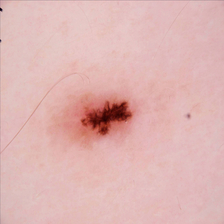
#> input picture tests/test.jpg, 224 x 224 px
$ python -i preprocess.py   (imports and definitions only)   (older library calls are emulated)
#> lines starting #> are read from the running program, lines starting #| are printed output that depends on the picture; after the words box and inside, x2 and y2 are one past the last pixel; in counts of white or black regions, pixels touching at a corner belong together
#> further down, picture is the input picture: shape (224, 224, 3); mean B, G, R 179.3, 181.2, 222.8
import cv2

class Preprocess:


    def process(self,
                image,
                ksize=5,
                canny_low=100,
                canny_high=200,
                canny_aperture=3,
                mode='canny_sobel'):
        """
        Processes an image using Canny, Sobel, or both combined, depending on the mode.

        :param image: Input image
        :param ksize: Kernel size for the Sobel operator
        :param canny_low: Lower threshold for the Canny edge detector
        :param canny_high: Higher threshold for the Canny edge detector
        :param canny_aperture: Aperture size for the Canny operator
        :param mode: Processing mode ('canny', 'sobel', or 'canny_sobel')
        :return: Processed image magnitude
        """
#> called with ksize = 5, canny_low = 100, canny_high = 200, canny_aperture = 3, mode = 'canny_sobel'
        # Validate parameters (could be expanded based on specific requirements)
        assert mode in ['canny', 'sobel', 'canny_sobel'], "Invalid mode specified."
        assert ksize in [1, 3, 5, 7], "Invalid ksize specified. Must be 1, 3, 5, or 7."
        assert canny_low < canny_high, "canny_low must be less than canny_high."
        assert canny_aperture in [3, 5, 7], "Invalid canny_aperture specified. Must be 3, 5, or 7."

        gray = cv2.cvtColor(image, cv2.COLOR_BGR2GRAY)
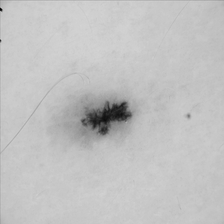
#> gray: shape (224, 224); min 2, max 213, mean 193.5
        blur = cv2.bilateralFilter(gray, 5, 75, 75)

        if mode == "canny_sobel":
            edges = cv2.Canny(blur, canny_low, canny_high, apertureSize=canny_aperture)
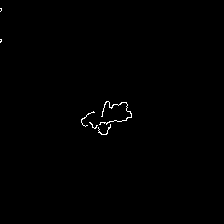
#> edges: shape (224, 224); 0.39% white in thin lines or dots, all inside (x1, y1, x2, y2) = (0, 8, 132, 135)
            sobelx = cv2.Sobel(edges, cv2.CV_64F, 1, 0, ksize=ksize)
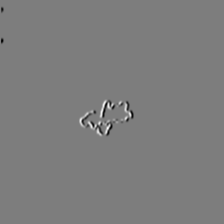
#> sobelx: shape (224, 224) float64; min -9435, max 9690, mean -3.2; drawn with min black and max white
            sobely = cv2.Sobel(edges, cv2.CV_64F, 0, 1, ksize=ksize)
            magnitude, _ = cv2.cartToPolar(sobelx, sobely)
        elif mode == "canny":
            magnitude = cv2.Canny(blur, canny_low, canny_high, apertureSize=canny_aperture)
        else:  # Sobel mode
            sobelx = cv2.Sobel(blur, cv2.CV_64F, 1, 0, ksize=ksize)
            sobely = cv2.Sobel(blur, cv2.CV_64F, 0, 1, ksize=ksize)
            magnitude, _ = cv2.cartToPolar(sobelx, sobely)

        return magnitude

>>> import cv2
>>> picture = cv2.imread('../tests/test.jpg')
>>> result = Preprocess().process(picture)
